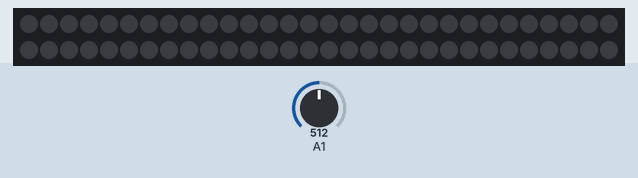
This sketch was run on a simulated ATtiny85, built with avr-gcc and run on an emulated ATtiny85. Parts: 60 RGB LEDs in strip order, left to right, continuing on the next row. The test bench sets the inputs (shaded band); at power-on: A1 = 512. Dim RGB values are drawn brighter than linear.

Above: at 1.2 s.
1.3 s: A1 set to 982
2.8 s: A1 set to 1010
At 3.26 s:
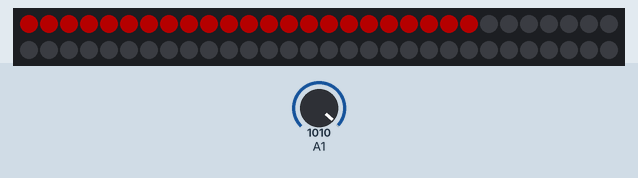
At 3.87 s:
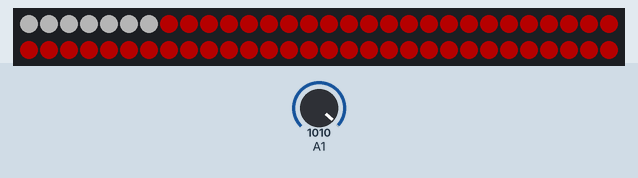
Timing chart, 0 to 5.8 s (numbered marks = the images above; inputs shaded):
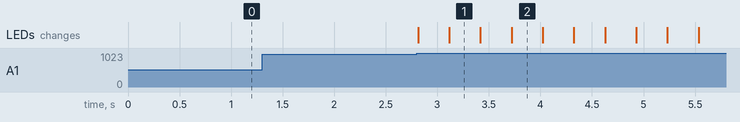

Measured:
- the behaviour switches between 1000 and 1001 on A1 (found by bisection; images 0 and 1)
- after the input at 1.3 s, every drawn part: stays the same
- after the input at 2.8 s, the LEDs: first change at once (image 1 shows a later state)

The sketch:

gold_olympic_hockey_project.ino
```cpp
int fsrAnalogPin = 1; // FSR is connected to analog 1
int fsrReading;
#include <Adafruit_NeoPixel.h>
#ifdef __AVR__
  #include <avr/power.h>
#endif

const int DATA_PIN = 0;

const int PIXEL_NUM = 60;

const int BRIGHTNESS = 64;
const int WAIT = 10; // delay transitioning colors

// Parameter 1 = number of pixels in strip
// Parameter 2 = Arduino pin number (most are valid)
// Parameter 3 = pixel type flags, add together as needed:
//   NEO_KHZ800  800 KHz bitstream (most NeoPixel products w/WS2812 LEDs)
//   NEO_KHZ400  400 KHz (classic 'v1' (not v2) FLORA pixels, WS2811 drivers)
//   NEO_GRB     Pixels are wired for GRB bitstream (most NeoPixel products)
//   NEO_RGB     Pixels are wired for RGB bitstream (v1 FLORA pixels, not v2)
//   NEO_RGBW    Pixels are wired for RGBW bitstream (NeoPixel RGBW products)
Adafruit_NeoPixel strip = Adafruit_NeoPixel(PIXEL_NUM, DATA_PIN, NEO_GRB + NEO_KHZ800);

void setup(void) {
  //pinMode(DATA_PIN, INPUT);
  //digitalWrite(DATA_PIN, HIGH);

  #if defined (__AVR_ATtiny85__)
    if (F_CPU == 16000000) clock_prescale_set(clock_div_1);
  #endif

  strip.begin();
  //strip.clear();
  strip.show();
  strip.setBrightness(BRIGHTNESS);
}

void loop(void) {
  fsrReading = analogRead(fsrAnalogPin);
  if (fsrReading > 1000) {
    colorWipe(strip.Color(255, 0, 0), WAIT); // Red
    colorWipe(strip.Color(255, 255, 255), WAIT); // Green
    colorWipe(strip.Color(0, 0, 255), WAIT); // Blue
    colorWipe(strip.Color(255, 215, 0), WAIT); // Gold
  strip.clear();
  strip.show();


  } else {
     digitalWrite(DATA_PIN, LOW);
  }
  delay(100);
  }

// Fill the dots one after the other with a color
void colorWipe(uint32_t c, uint8_t wait) {
  for(uint16_t i=0; i<strip.numPixels(); i++) {
    strip.setPixelColor(i, c);
    strip.show();
    delay(wait);
  }
}
```
